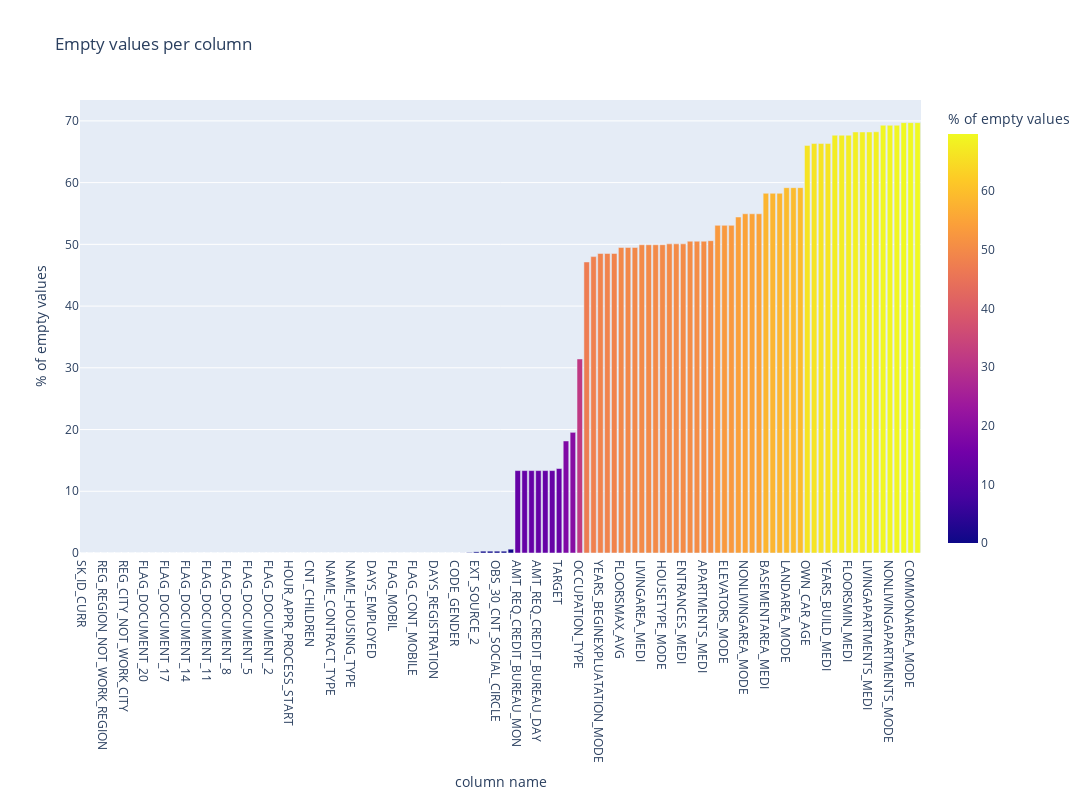

Notebook code for this chart:
### Markdown cell above
##### Valeurs vides

Nous voyons que toutes les variables ont moins de 30% de valeurs vides, et près de la moitié a moins de 1% de valeurs vides. Le jeu de données est donc relativement bien rempli, ce qui ne devrait pas poser de problème pour la suite.

### Code cell
# Let's display variables with missing values ratio
if DRAW_PLOTS:
    vis_helpers.plot_empty_values(app_df)

### Figure 1 — Plotly figure (JSON) as saved in the notebook; plotly's stock layout.template omitted (floating-point values rounded to 4 significant figures)
{"data": [{"alignmentgroup": "True", "customdata": [[0], [0], [0], [0], [0], [0], [0], [0], [0], [0], [0], [0], [0], [0], [0], [0], [0], [0], [0], [0], [0], [0], [0], [0], [0], [0], [0], [0], [0], [0], [0], [0], [0], [0], [0], [0], [0], [0], [0], [0], [0], [0], [0], [0], [0], [0], [0], [0], [0], [0], [0], [0], [1], [2], [4], [36], [278], [668], [1050], [1050], [1050], [1050], [2203], [47568], [47568], [47568], [47568], [47568], [47568], [48744], [64648], [69633], [111996], [167964], [171055], [172863], [172863], [172863], [176341], [176341], [176341], [177902], [177902], [177902], [177916], [178407], [178407], [178407], [179948], [179948], [179948], [180234], [189080], [189080], [189080], [193910], [195766], [195766], [195766], [207584], [207584], [207584], [210844], [210844], [210844], [235241], [236306], [236306], [236306], [241108], [241108], [241108], [242979], [242979], [242979], [243092], [246861], [246861], [246861], [248360], [248360], [248360]], "hovertemplate": "column name=%{x}<br>% of empty values=%{marker.color}<br># of empty values=%{customdata[0]}<extra></extra>", "legendgroup": "", "marker": {"color": [0, 0, 0, 0, 0, 0, 0, 0, 0, 0, 0, 0, 0, 0, 0, 0, 0, 0, 0, 0, 0, 0, 0, 0, 0, 0, 0, 0, 0, 0, 0, 0, 0, 0, 0, 0, 0, 0, 0, 0, 0, 0, 0, 0, 0, 0, 0, 0, 0, 0, 0, 0, 0.0002807, 0.0005614, 0.001123, 0.01011, 0.07803, 0.1875, 0.2947, 0.2947, 0.2947, 0.2947, 0.6184, 13.35, 13.35, 13.35, 13.35, 13.35, 13.35, 13.68, 18.15, 19.55, 31.44, 47.15, 48.01, 48.52, 48.52, 48.52, 49.5, 49.5, 49.5, 49.94, 49.94, 49.94, 49.94, 50.08, 50.08, 50.08, 50.51, 50.51, 50.51, 50.59, 53.07, 53.07, 53.07, 54.43, 54.95, 54.95, 54.95, 58.27, 58.27, 58.27, 59.18, 59.18, 59.18, 66.03, 66.33, 66.33, 66.33, 67.68, 67.68, 67.68, 68.2, 68.2, 68.2, 68.24, 69.29, 69.29, 69.29, 69.71, 69.71, 69.71], "coloraxis": "coloraxis"}, "name": "", "offsetgroup": "", "orientation": "v", "showlegend": false, "textposition": "auto", "type": "bar", "x": ["SK_ID_CURR", "WEEKDAY_APPR_PROCESS_START", "REG_REGION_NOT_LIVE_REGION", "REG_REGION_NOT_WORK_REGION", "LIVE_REGION_NOT_WORK_REGION", "REG_CITY_NOT_LIVE_CITY", "REG_CITY_NOT_WORK_CITY", "LIVE_CITY_NOT_WORK_CITY", "FLAG_DOCUMENT_21", "FLAG_DOCUMENT_20", "FLAG_DOCUMENT_19", "FLAG_DOCUMENT_18", "FLAG_DOCUMENT_17", "FLAG_DOCUMENT_16", "FLAG_DOCUMENT_15", "FLAG_DOCUMENT_14", "FLAG_DOCUMENT_13", "FLAG_DOCUMENT_12", "FLAG_DOCUMENT_11", "FLAG_DOCUMENT_10", "FLAG_DOCUMENT_9", "FLAG_DOCUMENT_8", "FLAG_DOCUMENT_7", "FLAG_DOCUMENT_6", "FLAG_DOCUMENT_5", "FLAG_DOCUMENT_4", "FLAG_DOCUMENT_3", "FLAG_DOCUMENT_2", "REGION_RATING_CLIENT_W_CITY", "REGION_RATING_CLIENT", "HOUR_APPR_PROCESS_START", "NAME_FAMILY_STATUS", "FLAG_OWN_REALTY", "CNT_CHILDREN", "AMT_INCOME_TOTAL", "AMT_CREDIT", "NAME_CONTRACT_TYPE", "NAME_INCOME_TYPE", "NAME_EDUCATION_TYPE", "NAME_HOUSING_TYPE", "REGION_POPULATION_RELATIVE", "FLAG_OWN_CAR", "DAYS_EMPLOYED", "DAYS_BIRTH", "DAYS_ID_PUBLISH", "FLAG_MOBIL", "FLAG_EMP_PHONE", "FLAG_WORK_PHONE", "FLAG_CONT_MOBILE", "FLAG_PHONE", "FLAG_EMAIL", "DAYS_REGISTRATION", "DAYS_LAST_PHONE_CHANGE", "CNT_FAM_MEMBERS", "CODE_GENDER", "AMT_ANNUITY", "AMT_GOODS_PRICE", "EXT_SOURCE_2", "DEF_60_CNT_SOCIAL_CIRCLE", "OBS_60_CNT_SOCIAL_CIRCLE", "OBS_30_CNT_SOCIAL_CIRCLE", "DEF_30_CNT_SOCIAL_CIRCLE", "NAME_TYPE_SUITE", "AMT_REQ_CREDIT_BUREAU_MON", "AMT_REQ_CREDIT_BUREAU_HOUR", "AMT_REQ_CREDIT_BUREAU_WEEK", "AMT_REQ_CREDIT_BUREAU_DAY", "AMT_REQ_CREDIT_BUREAU_YEAR", "AMT_REQ_CREDIT_BUREAU_QRT", "TARGET", "ORGANIZATION_TYPE", "EXT_SOURCE_3", "OCCUPATION_TYPE", "EMERGENCYSTATE_MODE", "TOTALAREA_MODE", "YEARS_BEGINEXPLUATATION_MODE", "YEARS_BEGINEXPLUATATION_MEDI", "YEARS_BEGINEXPLUATATION_AVG", "FLOORSMAX_AVG", "FLOORSMAX_MODE", "FLOORSMAX_MEDI", "LIVINGAREA_MEDI", "LIVINGAREA_AVG", "LIVINGAREA_MODE", "HOUSETYPE_MODE", "ENTRANCES_MODE", "ENTRANCES_AVG", "ENTRANCES_MEDI", "APARTMENTS_MODE", "APARTMENTS_AVG", "APARTMENTS_MEDI", "WALLSMATERIAL_MODE", "ELEVATORS_AVG", "ELEVATORS_MODE", "ELEVATORS_MEDI", "EXT_SOURCE_1", "NONLIVINGAREA_MODE", "NONLIVINGAREA_MEDI", "NONLIVINGAREA_AVG", "BASEMENTAREA_MEDI", "BASEMENTAREA_MODE", "BASEMENTAREA_AVG", "LANDAREA_MODE", "LANDAREA_AVG", "LANDAREA_MEDI", "OWN_CAR_AGE", "YEARS_BUILD_MODE", "YEARS_BUILD_AVG", "YEARS_BUILD_MEDI", "FLOORSMIN_AVG", "FLOORSMIN_MODE", "FLOORSMIN_MEDI", "LIVINGAPARTMENTS_AVG", "LIVINGAPARTMENTS_MODE", "LIVINGAPARTMENTS_MEDI", "FONDKAPREMONT_MODE", "NONLIVINGAPARTMENTS_MEDI", "NONLIVINGAPARTMENTS_MODE", "NONLIVINGAPARTMENTS_AVG", "COMMONAREA_AVG", "COMMONAREA_MODE", "COMMONAREA_MEDI"], "xaxis": "x", "y": [0, 0, 0, 0, 0, 0, 0, 0, 0, 0, 0, 0, 0, 0, 0, 0, 0, 0, 0, 0, 0, 0, 0, 0, 0, 0, 0, 0, 0, 0, 0, 0, 0, 0, 0, 0, 0, 0, 0, 0, 0, 0, 0, 0, 0, 0, 0, 0, 0, 0, 0, 0, 0.0002807, 0.0005614, 0.001123, 0.01011, 0.07803, 0.1875, 0.2947, 0.2947, 0.2947, 0.2947, 0.6184, 13.35, 13.35, 13.35, 13.35, 13.35, 13.35, 13.68, 18.15, 19.55, 31.44, 47.15, 48.01, 48.52, 48.52, 48.52, 49.5, 49.5, 49.5, 49.94, 49.94, 49.94, 49.94, 50.08, 50.08, 50.08, 50.51, 50.51, 50.51, 50.59, 53.07, 53.07, 53.07, 54.43, 54.95, 54.95, 54.95, 58.27, 58.27, 58.27, 59.18, 59.18, 59.18, 66.03, 66.33, 66.33, 66.33, 67.68, 67.68, 67.68, 68.2, 68.2, 68.2, 68.24, 69.29, 69.29, 69.29, 69.71, 69.71, 69.71], "yaxis": "y"}], "layout": {"barmode": "relative", "coloraxis": {"colorbar": {"title": {"text": "% of empty values"}}, "colorscale": [[0, "#0d0887"], [0.1111, "#46039f"], [0.2222, "#7201a8"], [0.3333, "#9c179e"], [0.4444, "#bd3786"], [0.5556, "#d8576b"], [0.6667, "#ed7953"], [0.7778, "#fb9f3a"], [0.8889, "#fdca26"], [1, "#f0f921"]]}, "height": 800, "legend": {"tracegroupgap": 0}, "title": {"text": "Empty values per column"}, "width": 1200, "xaxis": {"anchor": "y", "domain": [0, 1], "title": {"text": "column name"}}, "yaxis": {"anchor": "x", "domain": [0, 1], "title": {"text": "% of empty values"}}}}
